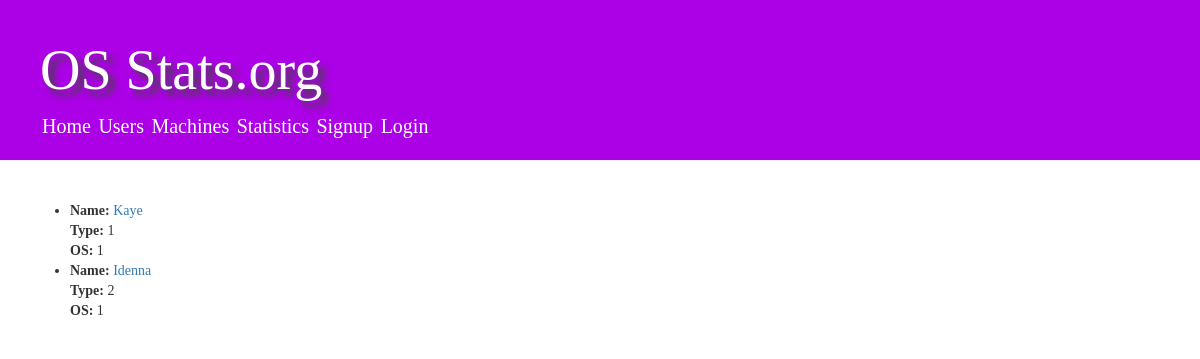
The page /rigs/ on the database as committed earlier.
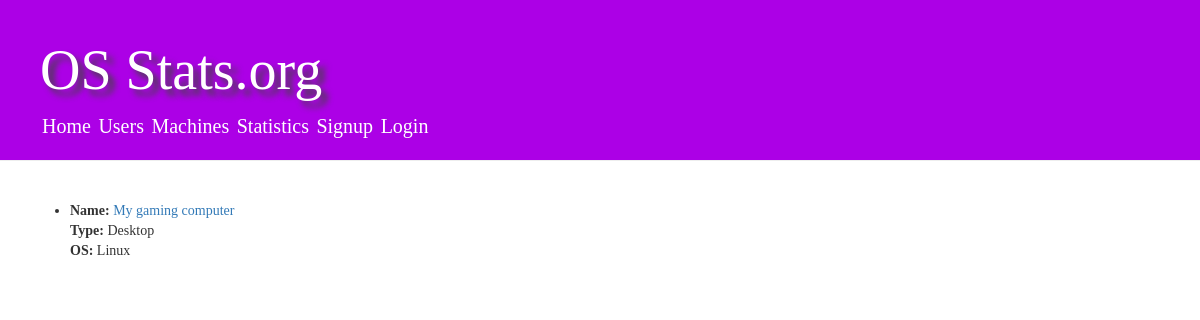
The same page on the database as committed later.
### core/models.py (models this page shows, shortened)
class Installation(models.Model):
    UNKNOWN = 'Unknown'
    LINUX = 'Linux'
    BSD = 'BSD'
    WIN = 'Windows'
    OSX = 'Mac OS X'
    DESKTOP = 'Desktop'
    LAPTOP = 'Laptop'
    SERVER = 'Server'
    COMPUTER_TYPES = (
        (UNKNOWN, 'Unknown'),
        (DESKTOP, 'Desktop'),
        (LAPTOP, 'Laptop'),
        (SERVER, 'Server'),
    )
    OPERATING_SYSTEMS = (
        (UNKNOWN, 'Unknown'),
        (LINUX, 'Linux'),
        (BSD, 'BSD'),
        (WIN, 'Windows'),
        (OSX, 'Mac OS X'),
    )
    name = models.CharField(max_length=32, default='My Computer')
    date_created = models.DateTimeField('date created')
    last_seen = models.DateTimeField('date modified')
    owner = models.ForeignKey(UserProfile, blank=True, null=True)
    cpu = models.CharField(max_length=128, default='Unknown')
    mem_type = models.CharField(max_length=16, default='Unknown')
    mem_amount = models.IntegerField(default=0)
    gpu = models.CharField(max_length=64, default='Unknown')
    type = models.CharField(max_length=16, choices=COMPUTER_TYPES, default=UNKNOWN) # TODO: Rename this to !type
    os = models.CharField(max_length=16, choices=OPERATING_SYSTEMS, default=UNKNOWN)
    distribution = models.ForeignKey(OSDistribution, blank=True, null=True)

### core/views.py (the view)
# urls.py: url(r'^rigs/$', views.list_machines, name='list_rigs'),
def list_machines(request):
    machines = get_list_or_404(Installation)
    return render(request, 'core/rigs.html', {'machines': machines})

### templates/core/rigs.html (shortened to what this page needs)
{% extends 'core/master.html' %}
{% block content %}
    {% if machines %}
     <ul>
    {% for m in machines %}
        <li> <b>Name:</b> <a href="/rig/{{ m.id }}/">{{ m.name }}</a><br>
            <b>Type:</b> {{ m.type }}<br>
            <b>OS:</b> {{ m.os }}
            <br/>
        </li>
    {% endfor %}
    </ul>
    {% else %}
        <p>No such user found!</p>
    {% endif %}
{% endblock %}

Rows that differ between the two databases and show on the page:
removed Installation: name "Kaye", type "1", os "1"
removed Installation: name "Idenna", type "2", os "1"
added Installation: name "My gaming computer", type "Desktop", os "Linux"
